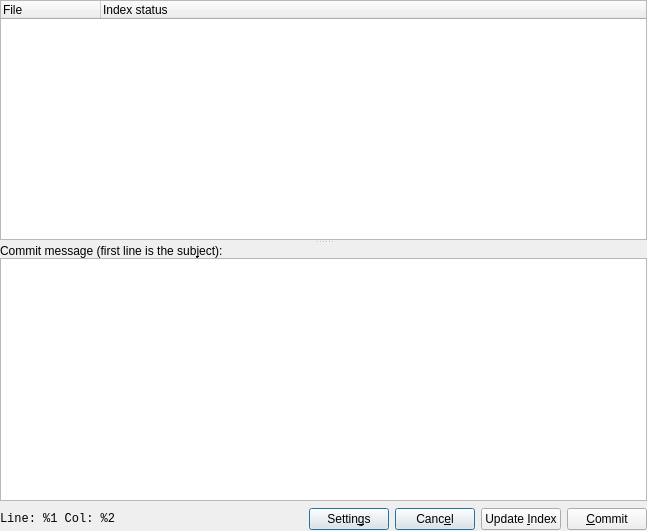
<?xml version="1.0" encoding="UTF-8"?>
<ui version="4.0">
 <class>CommitBase</class>
 <widget class="QWidget" name="CommitBase">
  <property name="geometry">
   <rect>
    <x>0</x>
    <y>0</y>
    <width>647</width>
    <height>531</height>
   </rect>
  </property>
  <property name="windowTitle">
   <string>Commit changes</string>
  </property>
  <property name="windowIcon">
   <iconset resource="../icons.qrc">
    <normaloff>:/icons/resources/vcs_commit.png</normaloff>:/icons/resources/vcs_commit.png</iconset>
  </property>
  <layout class="QHBoxLayout">
   <property name="spacing">
    <number>0</number>
   </property>
   <property name="leftMargin">
    <number>0</number>
   </property>
   <property name="topMargin">
    <number>0</number>
   </property>
   <property name="rightMargin">
    <number>0</number>
   </property>
   <property name="bottomMargin">
    <number>0</number>
   </property>
   <item>
    <layout class="QVBoxLayout">
     <property name="spacing">
      <number>6</number>
     </property>
     <property name="leftMargin">
      <number>0</number>
     </property>
     <property name="topMargin">
      <number>0</number>
     </property>
     <property name="rightMargin">
      <number>0</number>
     </property>
     <property name="bottomMargin">
      <number>0</number>
     </property>
     <item>
      <widget class="QSplitter" name="splitter">
       <property name="orientation">
        <enum>Qt::Vertical</enum>
       </property>
       <widget class="QTreeWidget" name="treeWidgetFiles">
        <property name="contextMenuPolicy">
         <enum>Qt::CustomContextMenu</enum>
        </property>
        <property name="toolTip">
         <string>Check files to commit</string>
        </property>
        <property name="showDropIndicator" stdset="0">
         <bool>false</bool>
        </property>
        <property name="rootIsDecorated">
         <bool>false</bool>
        </property>
        <property name="allColumnsShowFocus">
         <bool>true</bool>
        </property>
        <property name="columnCount">
         <number>2</number>
        </property>
        <column>
         <property name="text">
          <string>File</string>
         </property>
        </column>
        <column>
         <property name="text">
          <string>Index status</string>
         </property>
        </column>
       </widget>
       <widget class="QWidget" name="layoutWidget">
        <layout class="QVBoxLayout">
         <property name="spacing">
          <number>0</number>
         </property>
         <property name="leftMargin">
          <number>0</number>
         </property>
         <property name="topMargin">
          <number>0</number>
         </property>
         <property name="rightMargin">
          <number>0</number>
         </property>
         <property name="bottomMargin">
          <number>0</number>
         </property>
         <item>
          <widget class="QLabel" name="textLabelMsg">
           <property name="text">
            <string>Commit message (first line is the sub&amp;ject):</string>
           </property>
           <property name="wordWrap">
            <bool>false</bool>
           </property>
           <property name="buddy">
            <cstring>textEditMsg</cstring>
           </property>
          </widget>
         </item>
         <item>
          <widget class="QTextEdit" name="textEditMsg">
           <property name="toolTip">
            <string>Lines starting with '#' will be ignored</string>
           </property>
           <property name="lineWrapMode">
            <enum>QTextEdit::NoWrap</enum>
           </property>
           <property name="readOnly">
            <bool>false</bool>
           </property>
           <property name="acceptRichText">
            <bool>false</bool>
           </property>
          </widget>
         </item>
        </layout>
       </widget>
      </widget>
     </item>
     <item>
      <layout class="QHBoxLayout">
       <property name="spacing">
        <number>6</number>
       </property>
       <property name="leftMargin">
        <number>0</number>
       </property>
       <property name="topMargin">
        <number>0</number>
       </property>
       <property name="rightMargin">
        <number>0</number>
       </property>
       <property name="bottomMargin">
        <number>0</number>
       </property>
       <item>
        <widget class="QLabel" name="textLabelLineCol">
         <property name="minimumSize">
          <size>
           <width>150</width>
           <height>24</height>
          </size>
         </property>
         <property name="font">
          <font>
           <family>Monospace</family>
          </font>
         </property>
         <property name="frameShadow">
          <enum>QFrame::Sunken</enum>
         </property>
         <property name="text">
          <string>Line: %1 Col: %2</string>
         </property>
         <property name="wordWrap">
          <bool>false</bool>
         </property>
        </widget>
       </item>
       <item>
        <spacer>
         <property name="orientation">
          <enum>Qt::Horizontal</enum>
         </property>
         <property name="sizeType">
          <enum>QSizePolicy::Expanding</enum>
         </property>
         <property name="sizeHint" stdset="0">
          <size>
           <width>30</width>
           <height>20</height>
          </size>
         </property>
        </spacer>
       </item>
       <item>
        <widget class="QPushButton" name="pushButtonSettings">
         <property name="sizePolicy">
          <sizepolicy hsizetype="Fixed" vsizetype="Fixed">
           <horstretch>0</horstretch>
           <verstretch>0</verstretch>
          </sizepolicy>
         </property>
         <property name="text">
          <string>Settin&amp;gs</string>
         </property>
         <property name="shortcut">
          <string>Alt+G</string>
         </property>
         <property name="autoDefault">
          <bool>false</bool>
         </property>
         <property name="default">
          <bool>true</bool>
         </property>
        </widget>
       </item>
       <item>
        <widget class="QPushButton" name="pushButtonCancel">
         <property name="sizePolicy">
          <sizepolicy hsizetype="Fixed" vsizetype="Fixed">
           <horstretch>0</horstretch>
           <verstretch>0</verstretch>
          </sizepolicy>
         </property>
         <property name="text">
          <string>Canc&amp;el</string>
         </property>
         <property name="shortcut">
          <string>Alt+E</string>
         </property>
         <property name="autoDefault">
          <bool>false</bool>
         </property>
         <property name="default">
          <bool>true</bool>
         </property>
        </widget>
       </item>
       <item>
        <widget class="QPushButton" name="pushButtonUpdateCache">
         <property name="sizePolicy">
          <sizepolicy hsizetype="Fixed" vsizetype="Fixed">
           <horstretch>0</horstretch>
           <verstretch>0</verstretch>
          </sizepolicy>
         </property>
         <property name="toolTip">
          <string>Update index for selected files</string>
         </property>
         <property name="text">
          <string>Update &amp;Index</string>
         </property>
        </widget>
       </item>
       <item>
        <widget class="QPushButton" name="pushButtonOk">
         <property name="sizePolicy">
          <sizepolicy hsizetype="Fixed" vsizetype="Fixed">
           <horstretch>0</horstretch>
           <verstretch>0</verstretch>
          </sizepolicy>
         </property>
         <property name="toolTip">
          <string>Commit selected files</string>
         </property>
         <property name="text">
          <string>&amp;Commit</string>
         </property>
         <property name="shortcut">
          <string>Alt+C</string>
         </property>
        </widget>
       </item>
      </layout>
     </item>
    </layout>
   </item>
  </layout>
 </widget>
 <layoutdefault spacing="6" margin="11"/>
 <tabstops>
  <tabstop>pushButtonCancel</tabstop>
  <tabstop>pushButtonUpdateCache</tabstop>
  <tabstop>pushButtonOk</tabstop>
 </tabstops>
 <resources>
  <include location="../icons.qrc"/>
 </resources>
 <connections>
  <connection>
   <sender>pushButtonCancel</sender>
   <signal>clicked()</signal>
   <receiver>CommitBase</receiver>
   <slot>pushButtonCancel_clicked()</slot>
   <hints>
    <hint type="sourcelabel">
     <x>20</x>
     <y>20</y>
    </hint>
    <hint type="destinationlabel">
     <x>20</x>
     <y>20</y>
    </hint>
   </hints>
  </connection>
  <connection>
   <sender>pushButtonUpdateCache</sender>
   <signal>clicked()</signal>
   <receiver>CommitBase</receiver>
   <slot>pushButtonUpdateCache_clicked()</slot>
   <hints>
    <hint type="sourcelabel">
     <x>20</x>
     <y>20</y>
    </hint>
    <hint type="destinationlabel">
     <x>20</x>
     <y>20</y>
    </hint>
   </hints>
  </connection>
  <connection>
   <sender>pushButtonSettings</sender>
   <signal>clicked()</signal>
   <receiver>CommitBase</receiver>
   <slot>pushButtonSettings_clicked()</slot>
   <hints>
    <hint type="sourcelabel">
     <x>20</x>
     <y>20</y>
    </hint>
    <hint type="destinationlabel">
     <x>20</x>
     <y>20</y>
    </hint>
   </hints>
  </connection>
 </connections>
</ui>
